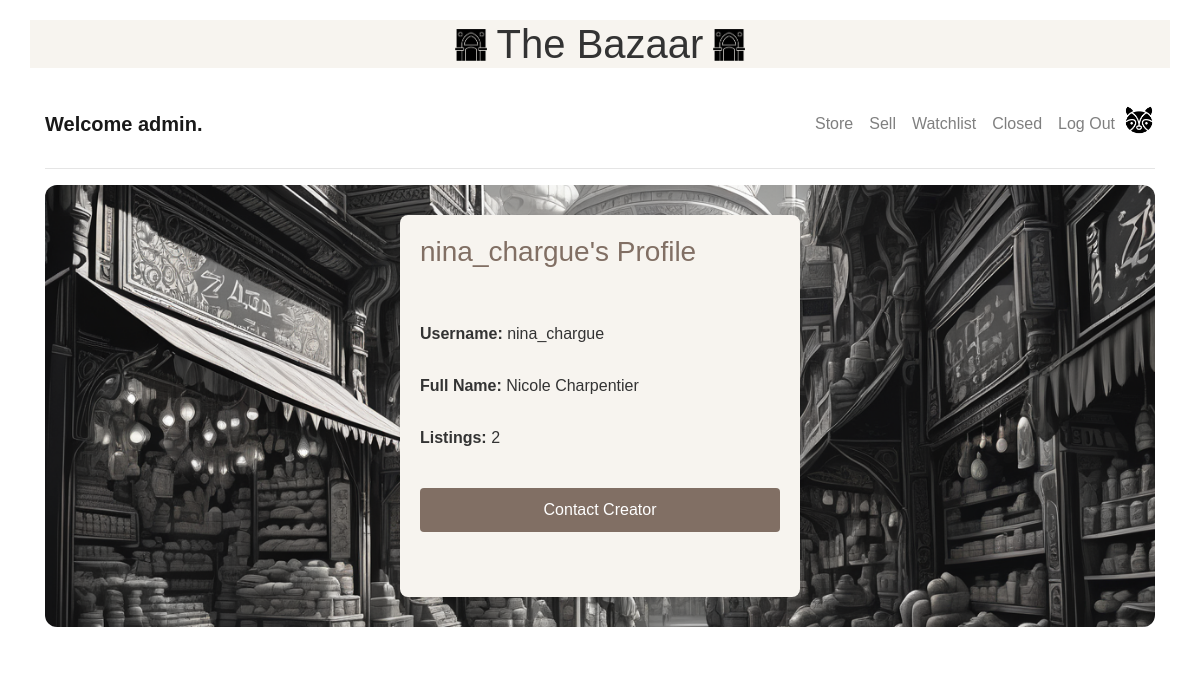
The page /user_profile/1/ (signed in) on the database its author committed.
### auctions/models.py (models this page shows)
class User(AbstractUser):
    name = models.CharField(max_length=100, default='')
    lastname = models.CharField(max_length=100, default='')

### auctions/views.py (the view)
# urls.py: path('user_profile/<int:user_id>/', views.user_profile, name='user_profile'),
def user_profile(request, user_id):
    user = get_object_or_404(User, id=user_id)
    context = {
        'profile_user': user,
        'is_creator': False,
        'is_own_profile': request.user.id == user.id,
    }
    return render(request, 'auctions/profile.html', context)

### auctions/templates/auctions/profile.html (shortened to what this page needs)
{% extends "auctions/layout.html" %}
{% block body %}
{% load static %}
    <div class="profile-background-container">
        <div class="form-container">
            <h3>{{ profile_user.username }}'s Profile</h3>
            <div class="profile-details">
                <div class="profile-field">
                    <label>Username:</label>
                    <span>{{ profile_user.username }}</span>
                </div>
                <div class="profile-field">
                    <label>Full Name:</label>
                    <span>{{ profile_user.first_name }} {{ profile_user.last_name }}</span>
                </div>
                <div class="profile-field">
                    <label>Listings:</label>
                    <span>{{ profile_user.listings.count }}</span>
                </div>
                {% if is_own_profile  %}
                <div class="profile-field">
                    <label>Email:</label>
                    <span>{{ profile_user.email }}</span>
                </div>
                <a href="{% url 'edit_profile' %}" class="button">Edit Profile</a>
                {% else %}
                <a href="mailto:{{ profile_user.email }}" class="button">Contact Creator</a>
                {% endif %}
            </div>
        </div>
    </div>
{% endblock %}

### auctions/templates/auctions/layout.html (shortened to what this page needs)
{% load static %}
<!DOCTYPE html>
<html lang="en">
    <head>
        <link rel="stylesheet" href="https://stackpath.bootstrapcdn.com/bootstrap/4.4.1/css/bootstrap.min.css">
        <link href="{% static 'auctions/styles.css' %}" rel="stylesheet">
    </head>
    <body>
        <header>
            <div class="container text-center">
                <h1><img class="logo-left" src="{% static 'auctions/images/logo-bazaar.png' %}" alt="Logo" width="32" height="32">The Bazaar<img class="logo-right" src="{% static 'auctions/images/logo-bazaar.png' %}" alt="Logo" width="32" height="32"></h1>
            </div>
        </header>
        <nav class="navbar navbar-expand-lg navbar-light">
            <div class="container">
                <div class="navbar-brand">
                    {% if user.is_authenticated %}
                        Welcome {{ user.username }}.
                    {% else %}
                        Welcome stranger.
                    {% endif %}
                </div>
                <div class="collapse navbar-collapse" id="navbarNav">
                    <ul class="navbar-nav ml-auto">
                        <li class="nav-item">
                            <a class="nav-link" href="{% url 'index' %}">Store</a>
                        </li>
                        {% if user.is_authenticated %}
                            <li class="nav-item">
                                <a class="nav-link" href="{% url 'create_listing' %}">Sell</a>
                            </li>
                            <li class="nav-item">
                                <a class="nav-link" href="{% url 'show_watchlist' %}">Watchlist</a>
                            </li>
                            <li class="nav-item">
                                <a class="nav-link" href="{% url 'show_closed_auctions' %}">Closed</a>
                            </li>
                            <li class="nav-item">
                                <a class="nav-link" href="{% url 'logout' %}">Log Out</a>
                            </li>
                            <li class="nav-item-right">
                                <a href="{% url 'user_profile' request.user.id %}">
                                    <img src="{% static 'auctions/images/dark-racoon.png' %}" alt="Profile" width="32" height="32">
                                </a>
                            </li>
                        {% else %}
                            <li class="nav-item-right"><a href="{% url 'login' %}">
                                <img src="{% static 'auctions/images/ligh-racoon.png' %}" alt="Profile" width="32" height="32"></a>
                            </li>
                        {% endif %}
                    </ul>
                </div>
            </div>
        </nav>
        <div class="container">
            <hr>
            {% block body %}
            {% endblock %}
        </div>
        <footer></footer>
    </body>
</html>

### auctions/static/auctions/styles.css (style rules this page uses)
body { padding: 10px; background-color: #FFFFFF; font-family: Arial, sans-serif; color: #333; margin: 0; padding: 0; }
header { padding: 20px 0; }
footer { background-color: #FFFFFF; padding: 10px 0; }
a { text-decoration: none; text-decoration-line: none; }
.text-center { background-color: #F7F4EF; font-family: Verdana, Geneva, Tahoma, sans-serif; }
.navbar-brand { font-weight: bold; }
.logo-left { margin-bottom: 5px; margin-right: 10px; }
.logo-right { margin-bottom: 5px; margin-left: 10px; }
.button { display: block; width: 100%; padding: 10px; background-color: #816F64; color: #FFFFFF; border: none; border-radius: 4px; cursor: pointer; font-size: 16px; text-align: center; margin-top: 10px; }
.form-container { width: 400px; margin: 0 auto; background-color: #F7F4EF; padding: 20px; border-radius: 8px; box-shadow: 0 2px 4px rgba(0, 0, 0, 0.1); }
.form-container h3 { color: #816F64; }
.profile-details { width: 100%; height: 300px; display: flex; flex-direction: column; justify-content: center; box-sizing: border-box; }
.profile-field { text-align: left; margin-bottom: 20px; }
.profile-field label { font-weight: bold; }

### rows shown on the page
User: username "admin"
User: username "nina_chargue", first_name "Nicole", last_name "Charpentier", listings.count "2"
